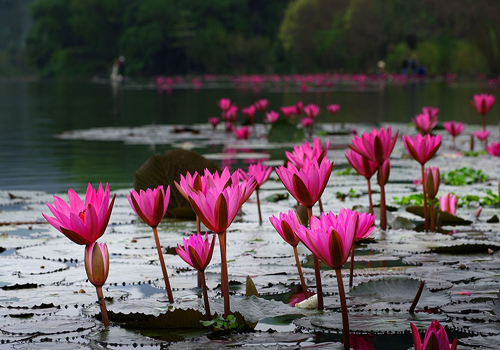
#> input picture Image/hoasung.jpg, 500 x 350 px
$ python exam2.py
#> lines starting #> are read from the running program, lines starting #| are printed output that depends on the picture; after the words box and inside, x2 and y2 are one past the last pixel; in counts of white or black regions, pixels touching at a corner belong together
import cv2
import numpy as  np


img1 = cv2.imread('Image/hoasung.jpg', 1)
#> img1 is the input picture: shape (350, 500, 3); mean B, G, R 81.6, 78.7, 91
img2 = cv2.imread('Image/hoamai.jpg', 1)
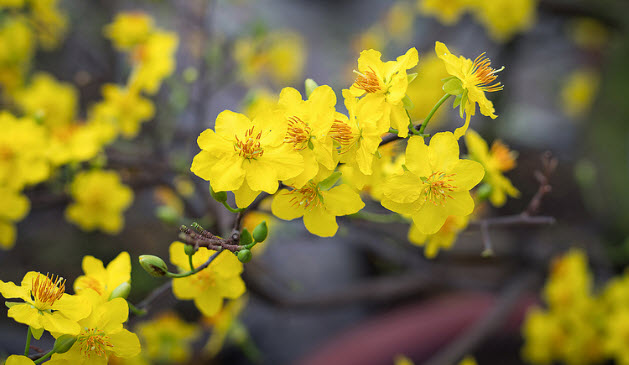
#> input picture Image/hoamai.jpg, 629 x 365 px
#> img2 is the input picture: shape (365, 629, 3); mean B, G, R 50.8, 115.8, 125.7

rows, cols, channels = img1.shape
#> rows = 350; cols = 500; channels = 3

roi = img2[:rows, :cols]
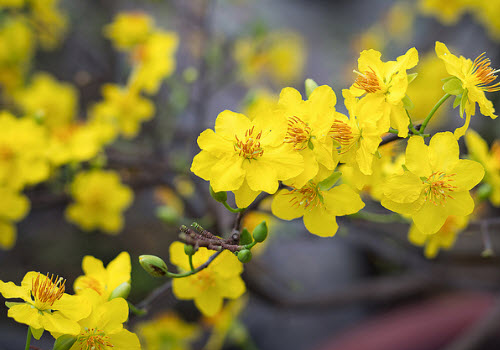
#> roi: shape (350, 500, 3); mean B, G, R 53, 127, 138.3

img1gray = cv2.cvtColor(img1, cv2.COLOR_BGR2GRAY)
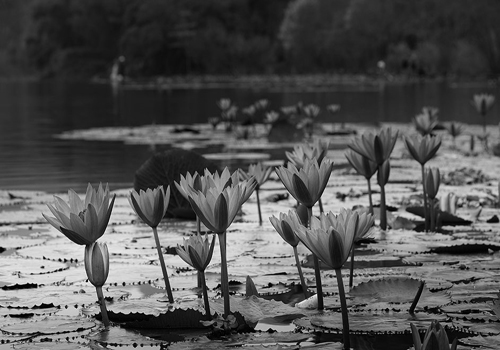
#> img1gray: shape (350, 500); min 0, max 243, mean 82.7
# print(img1gray[0][1])
result, mask = cv2.threshold(img1gray, 200, 255, cv2.THRESH_BINARY_INV)
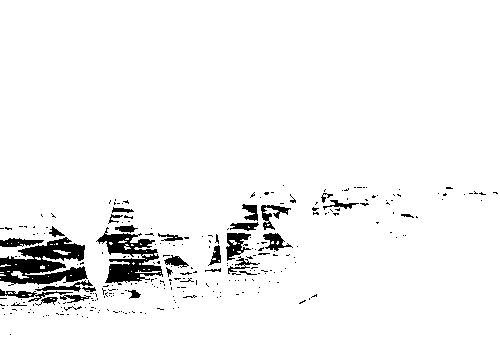
#> mask: shape (350, 500); 95.2% white; 280 black regions (248 under 20 px), largest, box (x1, y1, x2, y2) and area: (0, 237, 88, 286) 2387, (96, 227, 163, 285) 1709, (226, 233, 251, 261) 377
# print(img1gray[0][1])
# print(mask)
mask_inv = cv2.bitwise_not(mask)

# img2_bg = cv2.bitwise_and(roi, roi, mask=mask_inv)

img1_fg = cv2.bitwise_and(img1, img1, mask=mask)
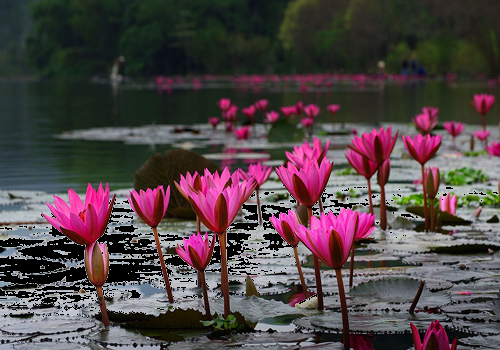
#> img1_fg: shape (350, 500, 3); mean B, G, R 71.1, 68.6, 81
cv2.imshow('img1_bg', img1_fg)
cv2.waitKey()
cv2.destroyAllWindows()
